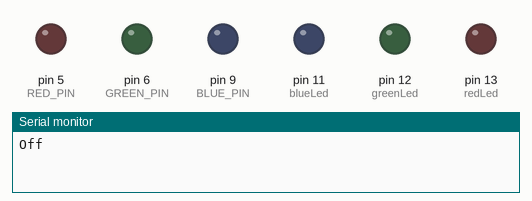
This sketch was run on a simulated Arduino Uno, built with avr-gcc and run on an emulated ATmega328P. Parts: output pins drawn as LEDs (lit = HIGH), the last lines printed to the serial monitor. Random numbers use the default seed unless the sketch sets one.

Above: at 0.1 s.
At 18.1 s:
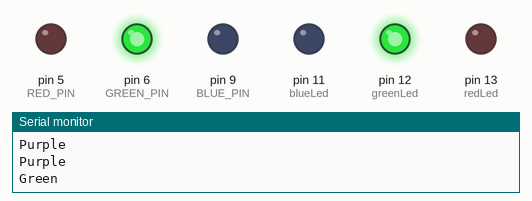
At 21.1 s:
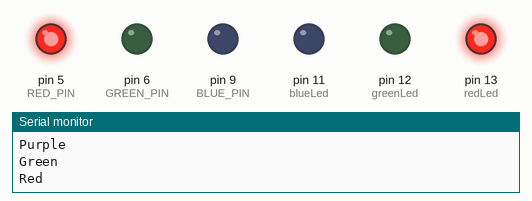
At 39.1 s:
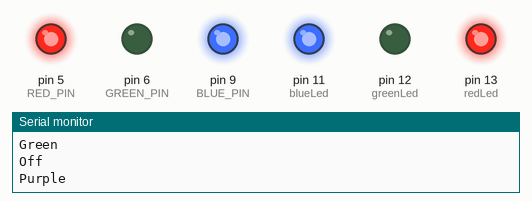
Timing chart, 0 to 40.0 s (numbered marks = the images above):
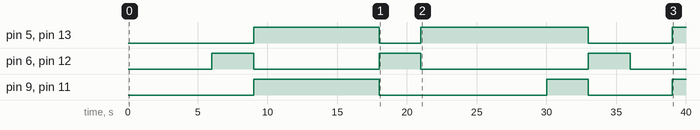

The sketch:

RGBModification.ino
```cpp
/*
Name: Jack Bergin
Date: 10/1/18
Class: Electrical Engineering (H)
Lab: RGB Led modification experiment
Description:
  In this lab I made a random number generator to chose which color is displayed on the RGB led.
  I also added three leds to the circuit to show the different color schemes that make up the color
  that is displayed on the RGB led.
*/

const int RED_PIN = 5;
const int GREEN_PIN = 6;
const int BLUE_PIN = 9;

int redLed = 13;
int greenLed = 12;
int blueLed = 11;

void setup()
{
   //set the three pin variables as outputs
   pinMode(RED_PIN, OUTPUT);
   pinMode(GREEN_PIN, OUTPUT);
   pinMode(BLUE_PIN, OUTPUT);

   //Sets the three modified pins to outputs
   pinMode(redLed, OUTPUT);
   pinMode(greenLed, OUTPUT);
   pinMode(blueLed, OUTPUT);

   Serial.begin(9600);

}

void loop()
{
   //The loop contionusly runs the main colors method forever
   mainColors();
}

void mainColors()
{
   //Sets up the random numbers to have a minimum and maximum
   int min = 1;
   int max = 8;

   //This is the random number generator generating numbers between 1 and 8
   int randomNumb = random(min,max);

   if(randomNumb == 1)
   {
      // Off (all LEDs off):
      digitalWrite(RED_PIN, LOW);
      digitalWrite(GREEN_PIN, LOW);
      digitalWrite(BLUE_PIN, LOW);

      //All individual leds off
      digitalWrite(redLed, LOW);
      digitalWrite(greenLed, LOW);
      digitalWrite(blueLed, LOW);

      Serial.println("Off");
      delay(3000); //wait 1 second
   }

   //For example, if the random number was two it would access this if statement
   if(randomNumb == 2)
   {
      //Where the color red is displayed by the RGB Led
      digitalWrite(RED_PIN, HIGH);
      digitalWrite(GREEN_PIN, LOW);
      digitalWrite(BLUE_PIN, LOW);

      //And the red led would light up on the bread board
      digitalWrite(redLed, HIGH);
      digitalWrite(greenLed, LOW);
      digitalWrite(blueLed, LOW);

      //This statement will send the serial monitor
      //"red" which dentoes which color is being displayed.
      Serial.println("Red");

      //And this statement will give a 1 second delay before
      //going back to the random number generator for a new
      //number to be created.
      delay(3000); //wait 1 second
   }

   if(randomNumb == 3)
   {
      // Green (turn just the green LED on):
      digitalWrite(RED_PIN, LOW);
      digitalWrite(GREEN_PIN, HIGH);
      digitalWrite(BLUE_PIN, LOW);

      //Turns on the individual green led
      digitalWrite(redLed, LOW);
      digitalWrite(greenLed, HIGH);
      digitalWrite(blueLed, LOW);

      //Tells serial monitor which color
      Serial.println("Green");
      delay(3000); //wait 1 second
   }

   if(randomNumb == 4)
   {
      // Blue (turn just the blue LED on):
      digitalWrite(RED_PIN, LOW);
      digitalWrite(GREEN_PIN, LOW);
      digitalWrite(BLUE_PIN, HIGH);

      //Shows blue individal blue led
      digitalWrite(redLed, LOW);
      digitalWrite(greenLed, LOW);
      digitalWrite(blueLed, HIGH);

      //Tells serial monitor which color
      Serial.println("Blue");
      delay(3000); //wait 1 second
   }

   if(randomNumb == 5)
   {
      // Yellow (turn red and green on):
      digitalWrite(RED_PIN, HIGH);
      digitalWrite(GREEN_PIN, HIGH);
      digitalWrite(BLUE_PIN, LOW);

      //Shows color scheme to make yellow
      digitalWrite(redLed, HIGH);
      digitalWrite(blueLed, LOW);
      digitalWrite(greenLed, HIGH);

      //Tells serial monitor which color
      Serial.println("Yellow");
      delay(3000); //wait 1 second
   }

   if(randomNumb == 6)
   {
      // Cyan (turn green and blue on):
      digitalWrite(RED_PIN, LOW);
      digitalWrite(GREEN_PIN, HIGH);
      digitalWrite(BLUE_PIN, HIGH);

      //Shows color scheme to make cyan
      digitalWrite(redLed, LOW);
      digitalWrite(greenLed, HIGH);
      digitalWrite(blueLed, HIGH);

      //Tells serial monitor which color
      Serial.println("Cyan");
      delay(3000); //wait 1 second
   }

   if(randomNumb == 7)
   {
      // Purple (turn red and blue on):
      digitalWrite(RED_PIN, HIGH);
      digitalWrite(GREEN_PIN, LOW);
      digitalWrite(BLUE_PIN, HIGH);

      //Shows color scheme to make purple
      digitalWrite(redLed, HIGH);
      digitalWrite(greenLed, LOW);
      digitalWrite(blueLed, HIGH);

      //Tells serial monitor which color
      Serial.println("Purple");
      delay(3000); //wait 1 second
   }

   if(randomNumb == 8)
   {
      // White (turn all the LEDs on):
      digitalWrite(RED_PIN, HIGH);
      digitalWrite(GREEN_PIN, HIGH);
      digitalWrite(BLUE_PIN, HIGH);

      //Shows color scheme to make white
      digitalWrite(redLed, HIGH);
      digitalWrite(greenLed, HIGH);
      digitalWrite(blueLed, HIGH);

      //Tells serial monitor which color
      Serial.println("White");
      delay(3000); //wait 1 second
   }
}
```

Measured:
- by itself, pin 5 (RED_PIN), pin 13 (redLed): goes HIGH 9.0 s, LOW 3.0 s, HIGH 12.0 s, LOW 6.0 s, then HIGH
- by itself, pin 6 (GREEN_PIN), pin 12 (greenLed): goes HIGH 3.0 s, LOW 9.0 s, HIGH 3.0 s, LOW 12.0 s, HIGH 3.0 s, then LOW
- by itself, pin 9 (BLUE_PIN), pin 11 (blueLed): goes HIGH 9.0 s, LOW 12.0 s, HIGH 3.0 s, LOW 6.0 s, then HIGH
